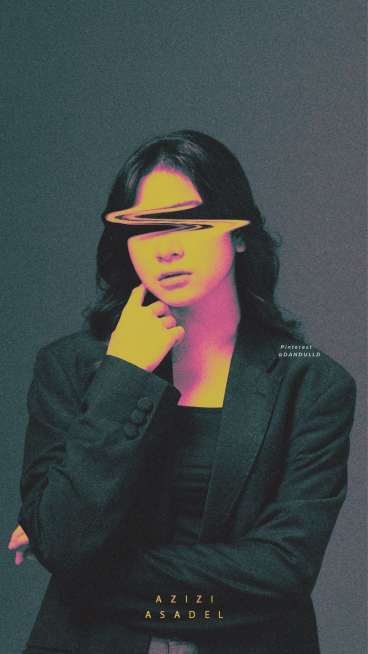
#> input picture Zee.jpeg, 736 x 1308 px (shown at 1/2 size)
$ python chapter2.py
#> lines starting #> are read from the running program, lines starting #| are printed output that depends on the picture
from PIL import Image
from PIL import ImageFilter
from pydub import AudioSegment


# Memuat gambar
image = Image.open('Zee.jpeg')
#> image is the input picture: PIL image 736x1308 RGB; mean R, G, B 65.2, 71.6, 70.9

# Menyimpan gambar
image.save('result.jpeg')


#crop
cropped_image = image.crop((50, 50, 200, 200))
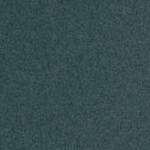
#> cropped_image: PIL image 150x150 RGB; mean R, G, B 54.3, 77.2, 79.6
cropped_image.save('cropped_result.jpg')


#resize
resized_image = cropped_image.resize((100, 100))
resized_image.save('resized_result.jpg')
#filter

filtered_image = resized_image.filter(ImageFilter.BLUR)
filtered_image.save('filtered_result.jpeg')


#audio
# Memuat file audio
#> (the run stopped early here; a loop or call above may not have finished)

$ run again, with kokz.jpeg copied over Zee.jpeg
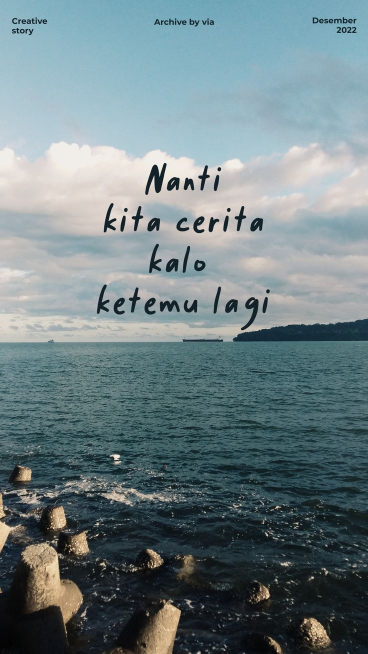
#> input picture kokz.jpeg, 736 x 1307 px (shown at 1/2 size)
#> image is the input picture: PIL image 736x1307 RGB; mean R, G, B 112, 129.1, 133.2
#> `cropped_image = image.crop((50, 50, 200, 200))`:
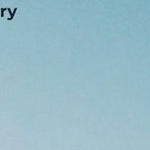
#> cropped_image: PIL image 150x150 RGB; mean R, G, B 151.1, 187.6, 200.6
